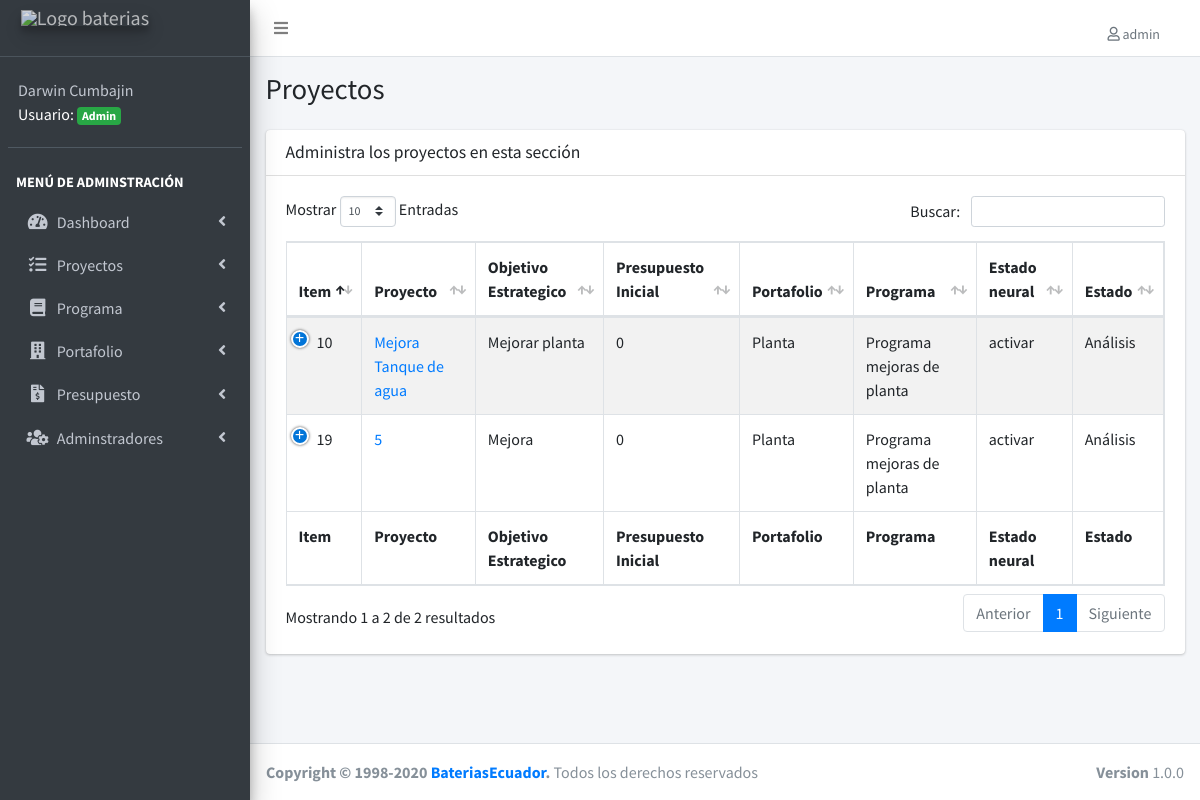
The page /lista-proyecto.php (signed in) on the database as committed earlier.
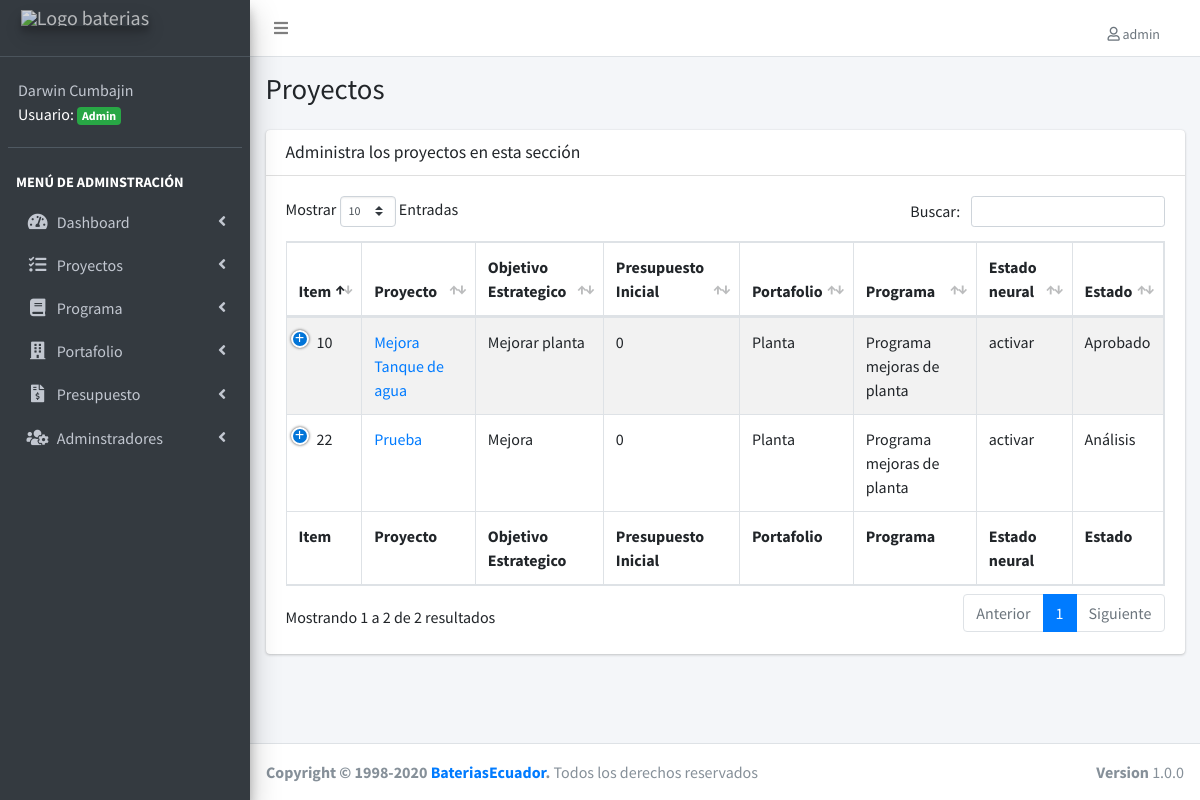
The same page on the database as committed later.
### tables this page shows
CREATE TABLE IF NOT EXISTS `proyectos` (
  `proyecto_id` int(11) NOT NULL AUTO_INCREMENT,
  `detalle` varchar(255) NOT NULL,
  `objetivo_estrategico` varchar(100) NOT NULL,
  `presupuesto_inicial` double NOT NULL,
  `estado_neural` varchar(50) NOT NULL,
  `url_video` varchar(255) DEFAULT NULL,
  `portafolio_id` int(11) NOT NULL DEFAULT '0',
  `programa_id` int(11) NOT NULL,
  `estado_id` int(11) NOT NULL,
  `editado` datetime DEFAULT NULL,
  PRIMARY KEY (`proyecto_id`),
  UNIQUE KEY `detalle` (`detalle`),
  KEY `FK_proyectos_portafolios` (`portafolio_id`),
  KEY `FK_proyectos_programas` (`programa_id`),
  KEY `FK_proyectos_estados` (`estado_id`),
  CONSTRAINT `FK_proyectos_estados` FOREIGN KEY (`estado_id`) REFERENCES `estados` (`estado_id`),
  CONSTRAINT `FK_proyectos_portafolios` FOREIGN KEY (`portafolio_id`) REFERENCES `portafolios` (`portafolio_id`),
  CONSTRAINT `FK_proyectos_programas` FOREIGN KEY (`programa_id`) REFERENCES `programas` (`programa_id`)
);

CREATE TABLE IF NOT EXISTS `portafolios` (
  `portafolio_id` int(11) NOT NULL AUTO_INCREMENT,
  `area` varchar(50) NOT NULL DEFAULT '',
  `editado` datetime DEFAULT NULL,
  PRIMARY KEY (`portafolio_id`),
  UNIQUE KEY `area` (`area`)
);

CREATE TABLE IF NOT EXISTS `programas` (
  `programa_id` int(11) NOT NULL AUTO_INCREMENT,
  `descripcion` varchar(50) NOT NULL DEFAULT '0',
  `editado` datetime DEFAULT NULL,
  PRIMARY KEY (`programa_id`),
  UNIQUE KEY `descripcion` (`descripcion`)
);

CREATE TABLE IF NOT EXISTS `estados` (
  `estado_id` int(11) NOT NULL AUTO_INCREMENT,
  `estado` varchar(50) NOT NULL DEFAULT '',
  PRIMARY KEY (`estado_id`)
);

### lista-proyecto.php (the view, shortened to what this page needs)
<?php
include_once('funciones/funciones.php');
include_once('templates/header.php');
include_once('templates/barra.php');
include_once('templates/navegacion.php');
?>
<div class="content-wrapper">
  <section class="content-header">
    <div class="container-fluid">
      <div class="row mb-2">
        <div class="col-sm-6">
          <h1>Proyectos</h1>
        </div>
      </div>
    </div>
  </section>
  <section class="content">
    <div class="container-fluid">
      <div class="row">
        <div class="col-12">
          <div class="card">
            <div class="card-header">
              <h3 class="card-title">Administra los proyectos en esta sección</h3>
            </div>
            <div class="card-body">
              <table id="registros" class="table table-bordered table-striped">
                <thead>
                  <tr>
                    <th>Item</th>
                    <th>Proyecto</th>
                    <th>Objetivo Estrategico</th>
                    <th>Presupuesto Inicial</th>
                    <th>Portafolio</th>
                    <th>Programa</th>
                    <th>Estado neural</th>
                    <th>Estado</th>
                  </tr>
                </thead>
                <tbody>
                  <?php
                  try {
                    $sql = "SELECT proyecto_id, detalle, objetivo_estrategico, presupuesto_inicial, estado_neural, estado, area, descripcion ";
                    $sql .= " FROM proyectos ";
                    $sql .= " INNER JOIN portafolios ";
                    $sql .= " ON proyectos.portafolio_id = portafolios.portafolio_id ";
                    $sql .= " INNER JOIN programas ";
                    $sql .= " ON proyectos.programa_id=programas.programa_id ";
                    $sql .= " INNER JOIN estados ";
                    $sql .= " ON proyectos.estado_id=estados.estado_id ";
                    $sql .= " ORDER BY proyecto_id DESC ";
                    $resultado = $conn->query($sql);
                  } catch (Exception $e) {
                    $error = $e->getMessage();
                    echo $error;
                  }
                  while ($proyecto = $resultado->fetch_assoc()) { ?>
                    <tr>
                      <td><?php echo $proyecto['proyecto_id']; ?></td>
                      <td><a href="detalle-proyecto.php?id=<?php echo $proyecto['proyecto_id']; ?>"><?php echo $proyecto['detalle']; ?></a></td>
                      <td><?php echo $proyecto['objetivo_estrategico']; ?></td>
                      <td><?php echo $proyecto['presupuesto_inicial']; ?></td>
                      <td><?php echo $proyecto['area']; ?></td>
                      <td><?php echo $proyecto['descripcion']; ?></td>
                      <td><?php echo $proyecto['estado_neural']; ?></td>
                      <td><?php echo $proyecto['estado']; ?></td>
                    </tr>
                  <?php } ?>
                </tbody>
                <tfoot>
                  <tr>
                    <th>Item</th>
                    <th>Proyecto</th>
                    <th>Objetivo Estrategico</th>
                    <th>Presupuesto Inicial</th>
                    <th>Portafolio</th>
                    <th>Programa</th>
                    <th>Estado neural</th>
                    <th>Estado</th>
                  </tr>
                </tfoot>
              </table>
            </div>
          </div>
        </div>
      </div>
    </div>
  </section>
</div>
<?php
include_once('templates/footer.php');
?>

### templates/header.php (shortened to what this page needs)
<!DOCTYPE html>
<html>
<head>
  <link rel="stylesheet" href="css/all.min.css">
  <link rel="stylesheet" href="https://code.ionicframework.com/ionicons/2.0.1/css/ionicons.min.css">
  <link rel="stylesheet" href="css/daterangepicker.css">
  <link rel="stylesheet" href="css/icheck-bootstrap.min.css">
  <link rel="stylesheet" href="css/tempusdominus-bootstrap-4.min.css">
  <link rel="stylesheet" href="css/select2.min.css">
  <link rel="stylesheet" href="css/select2-bootstrap4.min.css">
  <link rel="stylesheet" href="css/bootstrap-duallistbox.min.css">
  <link rel="stylesheet" href="css/adminlte.min.css">
  <link rel="stylesheet" href="css/dataTables.bootstrap4.min.css">
  <link rel="stylesheet" href="css/responsive.bootstrap4.min.css">
  <link rel="stylesheet" href="css/admin.css">
  <link rel="stylesheet" href="css/fontawesome-iconpicker.min.css">
</head>

### templates/barra.php (shortened to what this page needs)
<body class="hold-transition sidebar-mini">
  <div class="wrapper">
    <nav class="main-header navbar navbar-expand navbar-white navbar-light">
      <ul class="navbar-nav">
        <li class="nav-item">
          <a class="nav-link" data-widget="pushmenu" href="#" role="button"><i class="fas fa-bars"></i></a>
        </li>
      </ul>
      <ul class="navbar-nav ml-auto">
        <li class="nav-item dropdown">
          <a class="nav-link" data-toggle="dropdown" href="#">
            <span class="dropdown-item dropdown-header"> <i class="far fa-user"></i> <?php echo $_SESSION['usuario'];?></span>
          </a>
        </li>
      </ul>
    </nav>

### templates/navegacion.php (shortened to what this page needs)
<aside class="main-sidebar sidebar-dark-primary elevation-4">
  <a href="login.php?cerrar_sesion=true" class="brand-link">
    <img src="img/logo-baterias.png" alt="Logo baterias" class="brand-image elevation-3" style="opacity: .8" >
    <br>
  </a>
  <div class="sidebar">
    <div class="user-panel mt-3 pb-3 mb-3 d-flex">
      <div class="info" style="color: white;">
        <a href="#" class="d-block"><?php echo $_SESSION['nombre']; ?></a>
        <?php
        if ($_SESSION['nivel'] == 1) {
          echo 'Usuario: <span class="badge badge-success">Admin</span>';
        } else {
          echo 'Usuario: <span class="badge badge-primary">User</span>';
        }
        ?>
      </div>
    </div>
    <nav class="mt-2">
      <ul class="nav nav-pills nav-sidebar flex-column" data-widget="treeview" role="menu" data-accordion="false">
        <li class="nav-header">Menú de adminstración</li>
        <li class="nav-item has-treeview">
          <a href="#" class="nav-link">
            <i class="nav-icon fas fa-tachometer-alt"></i>
            <p>
              Dashboard
              <i class="right fas fa-angle-left"></i>
            </p>
          </a>
        </li>
        <li class="nav-item has-treeview">
          <a href="#" class="nav-link">
            <i class="nav-icon fas fa-tasks"></i>
            <p>
              Proyectos
              <i class="fas fa-angle-left right"></i>
            </p>
          </a>
        </li>
        <li class="nav-item has-treeview">
          <a href="#" class="nav-link">
            <i class="nav-icon fas fa-book"></i>
            <p>
              Programa
              <i class="fas fa-angle-left right"></i>
            </p>
          </a>
        </li>
        <li class="nav-item has-treeview">
          <a href="#" class="nav-link">
            <i class=" nav-icon fas fa-building"></i>
            <p>
              Portafolio
              <i class="fas fa-angle-left right"></i>
            </p>
          </a>
        </li>
        <li class="nav-item has-treeview">
          <a href="#" class="nav-link">
            <i class=" nav-icon fas fa-file-invoice-dollar"></i>
            <p>
              Presupuesto
              <i class="fas fa-angle-left right"></i>
            </p>
          </a>
        </li>
        <?php if ($_SESSION['nivel'] == 1) : ?>
          <li class="nav-item has-treeview">
            <a href="#" class="nav-link">
              <i class="nav-icon fas fa-users-cog"></i>
              <p>
                Adminstradores
                <i class="fas fa-angle-left right"></i>
              </p>
            </a>
          </li>
        <?php endif; ?>
      </ul>
    </nav>
  </div>
</aside>

### templates/footer.php (shortened to what this page needs)
<footer class="main-footer">
    <div class="float-right d-none d-sm-block">
        <b>Version</b> 1.0.0
    </div>
    <strong>Copyright &copy; 1998-2020 <a href="">Baterias<span>Ecuador</span></a>.</strong> Todos los derechos reservados
</footer>
</div>
</body>
</html>

### css/admin.css (style rules this page uses)
.nav-sidebar>.nav-header, .sidebar-form { text-transform: uppercase; color: white; font-weight: bold; }

Rows that differ between the two databases and show on the page:
removed proyectos: proyecto_id "19", detalle "5", objetivo_estrategico "Mejora", presupuesto_inicial "0", portafolio.area "Planta", programa.descripcion "Programa mejoras de planta", estado_neural "activar", estado.estado "Análisis"
added proyectos: proyecto_id "22", detalle "Prueba", objetivo_estrategico "Mejora", presupuesto_inicial "0", portafolio.area "Planta", programa.descripcion "Programa mejoras de planta", estado_neural "activar", estado.estado "Análisis"
changed proyectos "Mejora Tanque de agua": estado.estado "Análisis" → "Aprobado"
